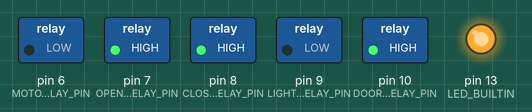
Recording of a sketch running on a simulated Arduino Uno, built with avr-gcc and run on an emulated ATmega328P. On the bench: switched loads named in the sketch (green lamp = pin HIGH), output pins drawn as LEDs (lit = HIGH).

Above: at 0.9 s.
At 2.3 s:
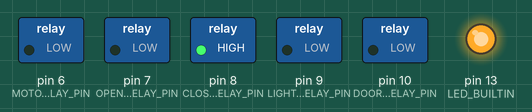
At 5.1 s:
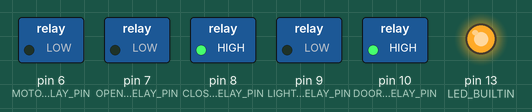
At 10.3 s:
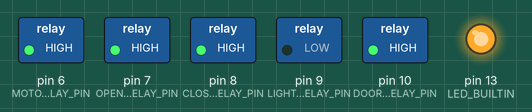
At 14.5 s:
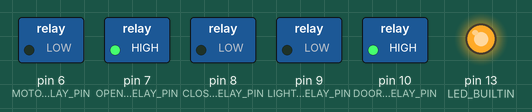
At 16.8 s:
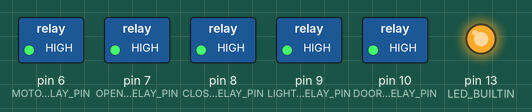
Timing chart, 0 to 20.5 s (numbered marks = the images above):
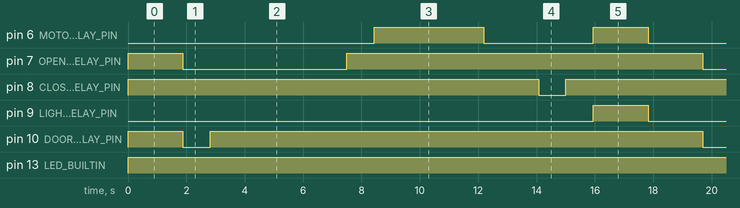

Measured:
- by itself, pin 6 (MOTOR_RELAY_PIN): LOW → HIGH at 8.4 s, → LOW 3.8 s later, → HIGH 3.8 s later, → LOW 1.9 s later, … (8 changes in this stretch)
- by itself, pin 7 (OPEN_RELAY_PIN): repeats every 17.8 s: LOW 5.6 s, HIGH 12.2 s
- by itself, pin 8 (CLOSE_RELAY_PIN): goes HIGH 14.1 s, LOW 0.94 s, HIGH 16.9 s, LOW 0.94 s, then HIGH
- by itself, pin 9 (LIGHT_RELAY_PIN): alternates HIGH for 1.9 s and LOW for 15.9 s
- by itself, pin 10 (DOOR_RELAY_PIN): repeats every 17.8 s: LOW 0.94 s, HIGH 16.9 s
- by itself, pin 13 (LED_BUILTIN): LOW → HIGH at 0.00 s

The sketch:

Portail47.ino
```cpp
/*
 * Portail47 intend to drive the hydraulic system openning and closing the gate.
 *
 * The inputs are : open button from inside the house next to intercom station and RF DieseRC module for remote control.
 *
 * The outputs are : hydraulic pump relay, openning solenoid valve, closing solenoid valve, 12V electric latch relay and led spotlights relay.
 */

#define MOTOR_RELAY_PIN 6
#define OPEN_RELAY_PIN 7
#define CLOSE_RELAY_PIN 8
#define LIGHT_RELAY_PIN 9
#define DOOR_RELAY_PIN 10

#define T1 2
#define T2 1
#define T3 5
#define T4 1
#define T5 4
#define T6 2
#define T7 1
#define T8 1

#define INT_PIN 2

// the setup function runs once when you press reset or power the board
void setup() {
  // initialize digital pin LED_BUILTIN as an output.
  pinMode(LED_BUILTIN, OUTPUT);
  pinMode(MOTOR_RELAY_PIN, OUTPUT);
  pinMode(OPEN_RELAY_PIN, OUTPUT);
  pinMode(CLOSE_RELAY_PIN, OUTPUT);
  pinMode(LIGHT_RELAY_PIN, OUTPUT);
  pinMode(DOOR_RELAY_PIN, OUTPUT);

  digitalWrite(MOTOR_RELAY_PIN, HIGH);
  digitalWrite(CLOSE_RELAY_PIN, HIGH);
  digitalWrite(OPEN_RELAY_PIN, HIGH);
  digitalWrite(DOOR_RELAY_PIN, HIGH);
  digitalWrite(LIGHT_RELAY_PIN, HIGH);

  pinMode(INT_PIN, INPUT);

  attachInterrupt(digitalPinToInterrupt(INT_PIN), ISR_launchCycle, LOW);
}

// the loop function runs over and over again forever
void loop() {
}

// Delay in seconds function
inline void delay_sec(int nb_sec) {
  delay(nb_sec * 200000);
}

inline void delay_tenth_sec(int nb_tenth_sec) {
  delay(nb_tenth_sec * 20000);
}

// the ISR function when RF signal received
void ISR_launchCycle() {
  detachInterrupt(digitalPinToInterrupt(INT_PIN));
  digitalWrite(LED_BUILTIN, HIGH);
  digitalWrite(LIGHT_RELAY_PIN, LOW);
  digitalWrite(MOTOR_RELAY_PIN, LOW);
  delay_sec(T1);
  digitalWrite(DOOR_RELAY_PIN, LOW);
  digitalWrite(OPEN_RELAY_PIN, LOW);
  delay_sec(T2);
  digitalWrite(DOOR_RELAY_PIN, HIGH);
  delay_sec(T3);
  digitalWrite(OPEN_RELAY_PIN, HIGH);
  delay_sec(T4);
  digitalWrite(MOTOR_RELAY_PIN, HIGH);
  delay_sec(T5);
  digitalWrite(MOTOR_RELAY_PIN, LOW);
  delay_sec(T6);
  digitalWrite(CLOSE_RELAY_PIN, LOW);
  delay_sec(T7);
  digitalWrite(CLOSE_RELAY_PIN, HIGH);
  delay_sec(T8);
  digitalWrite(MOTOR_RELAY_PIN, HIGH);
  digitalWrite(LIGHT_RELAY_PIN, HIGH);
  delay_sec(2);
  digitalWrite(LED_BUILTIN, LOW);
  attachInterrupt(digitalPinToInterrupt(INT_PIN), ISR_launchCycle, LOW);
}
```
